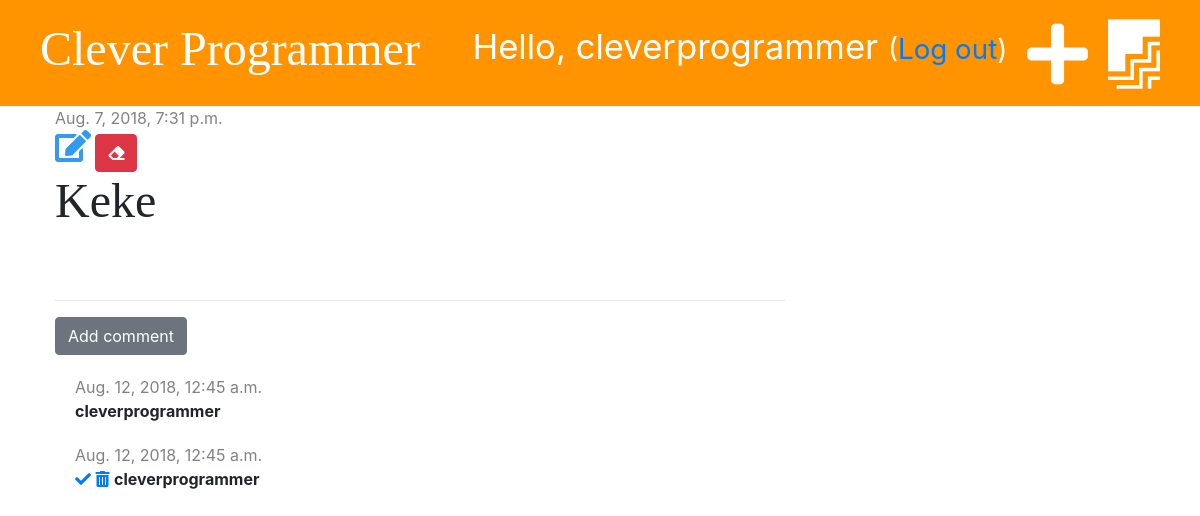
The page /post/5/ (signed in) on the database as committed earlier.
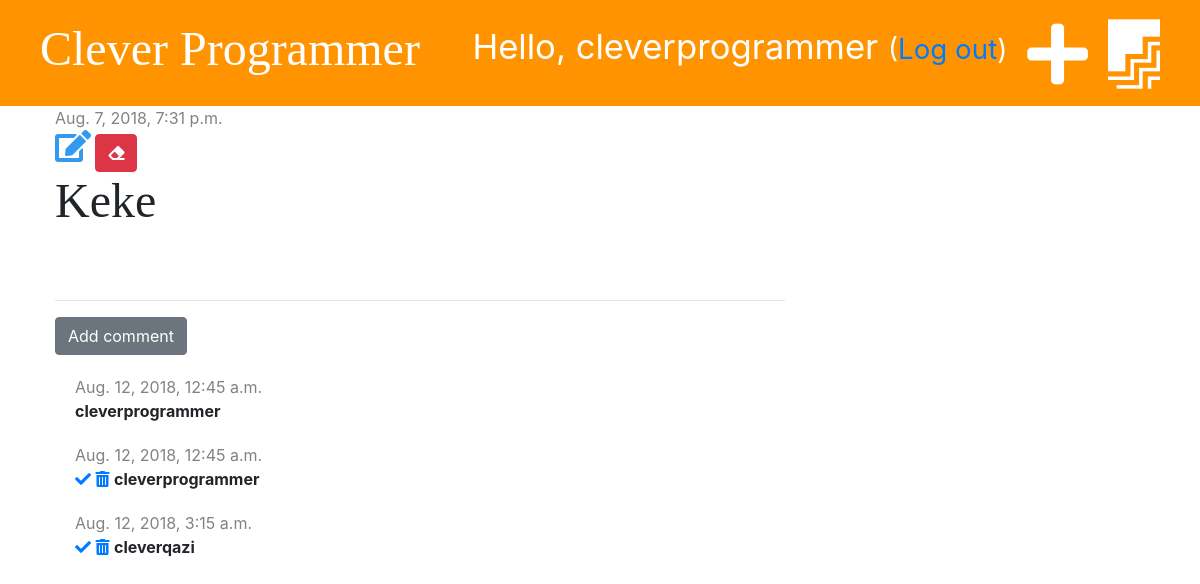
The same page on the database as committed later.
### blog/models.py (models this page shows, shortened)
class Comment(models.Model):
    post = models.ForeignKey('blog.Post', on_delete=models.CASCADE, related_name='comments')
    author = models.CharField(max_length=200)
    text = models.TextField()
    created_date = models.DateTimeField(default=timezone.now)
    approved = models.BooleanField(default=False)

### blog/views.py (the view)
# urls.py: path('post/<int:pk>/', views.post_detail, name='post_detail'),
def post_detail(request, pk):
    post = get_object_or_404(Post, pk=pk)
    stuff_for_frontend = {'post': post}
    return render(request, 'blog/post_detail.html', stuff_for_frontend)

### blog/templatetags/markdownify.py (called while the page is built)
@register.filter
def markdown(value):
    renderer = HighlightRenderer()
    markdown = mistune.Markdown(renderer=renderer)
    return markdown(value)

### blog/templates/blog/post_detail.html (shortened to what this page needs)
{% extends 'blog/base.html' %}
{% load markdownify %}
{% block content %}
    <div class="post">
        {% if post.published_date %}
            <div class="date">
                {{ post.published_date }}
            </div>
        {% else %}
            <a href="{% url 'post_publish' pk=post.pk %}" class="btn btn-primary">Publish</a>
        {% endif %}
        {% if user.is_authenticated %}
            <a href="{% url 'post_edit' pk=post.pk %}"><i class="fas fa-edit fa-2x" style="color: #339af0"></i></a>
        {% endif %}
        <a href="{% url 'post_delete' pk=post.pk %}" class="btn btn-danger"
           onclick="return confirm('Are you sure you want to delete this post?')">
            <i class="fas fa-eraser"></i>
        </a>
        <h1>{{ post.title }}</h1>
    </div>
    <hr>
    <a href="{% url 'add_comment_to_post' pk=post.pk %}" class="btn btn-secondary">Add comment</a>
    {% for comment in post.comments.all %}
        {% if user.is_authenticated or comment.approved %}
            <div class="comment">
                <div class="date">
                    {{ comment.created_date }}
                </div>
                {% if not comment.approved and user.is_superuser %}
                    <a href="{% url 'comment_approve' pk=comment.pk %}"><i class="fas fa-check"></i></a>
                    <a href="{% url 'comment_remove' pk=comment.pk %}"><i class="fas fa-trash-alt"></i></a>
                {% endif %}
                <strong>{{ comment.author }}</strong>
            </div>
        {% endif %}
    {% empty %}
        <p>No comments yet...</p>
    {% endfor %}
{% endblock %}

Rows that differ between the two databases and show on the page:
added Comment: created_date "Aug. 12, 2018, 3:15 a.m.", approved False (drawn), author "cleverqazi"
